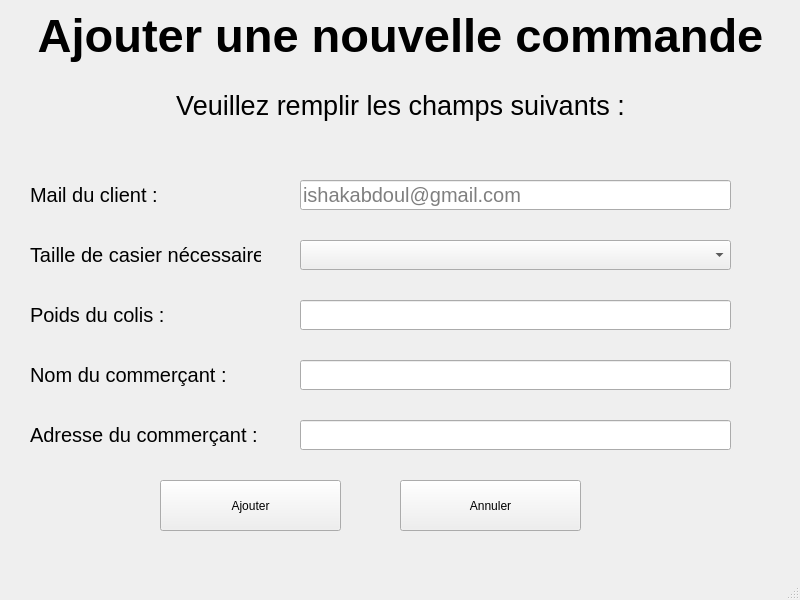
<?xml version="1.0" encoding="UTF-8"?>
<ui version="4.0">
 <class>ajoutcommande</class>
 <widget class="QMainWindow" name="ajoutcommande">
  <property name="geometry">
   <rect>
    <x>0</x>
    <y>0</y>
    <width>800</width>
    <height>600</height>
   </rect>
  </property>
  <property name="windowTitle">
   <string>MainWindow</string>
  </property>
  <widget class="QWidget" name="centralwidget">
   <widget class="QLabel" name="label">
    <property name="geometry">
     <rect>
      <x>0</x>
      <y>0</y>
      <width>801</width>
      <height>71</height>
     </rect>
    </property>
    <property name="font">
     <font>
      <pointsize>35</pointsize>
      <bold>true</bold>
     </font>
    </property>
    <property name="text">
     <string>Ajouter une nouvelle commande</string>
    </property>
    <property name="alignment">
     <set>Qt::AlignmentFlag::AlignCenter</set>
    </property>
   </widget>
   <widget class="QLabel" name="label_2">
    <property name="geometry">
     <rect>
      <x>0</x>
      <y>70</y>
      <width>801</width>
      <height>71</height>
     </rect>
    </property>
    <property name="font">
     <font>
      <pointsize>20</pointsize>
      <bold>false</bold>
     </font>
    </property>
    <property name="text">
     <string>Veuillez remplir les champs suivants :</string>
    </property>
    <property name="alignment">
     <set>Qt::AlignmentFlag::AlignCenter</set>
    </property>
   </widget>
   <widget class="QLabel" name="label_3">
    <property name="geometry">
     <rect>
      <x>30</x>
      <y>180</y>
      <width>231</width>
      <height>30</height>
     </rect>
    </property>
    <property name="font">
     <font>
      <pointsize>15</pointsize>
     </font>
    </property>
    <property name="text">
     <string>Mail du client :</string>
    </property>
   </widget>
   <widget class="QLabel" name="label_4">
    <property name="geometry">
     <rect>
      <x>30</x>
      <y>240</y>
      <width>231</width>
      <height>30</height>
     </rect>
    </property>
    <property name="font">
     <font>
      <pointsize>15</pointsize>
     </font>
    </property>
    <property name="text">
     <string>Taille de casier nécessaire : </string>
    </property>
   </widget>
   <widget class="QLabel" name="label_5">
    <property name="geometry">
     <rect>
      <x>30</x>
      <y>300</y>
      <width>231</width>
      <height>30</height>
     </rect>
    </property>
    <property name="font">
     <font>
      <pointsize>15</pointsize>
     </font>
    </property>
    <property name="text">
     <string>Poids du colis :</string>
    </property>
   </widget>
   <widget class="QLabel" name="label_6">
    <property name="geometry">
     <rect>
      <x>30</x>
      <y>360</y>
      <width>231</width>
      <height>30</height>
     </rect>
    </property>
    <property name="font">
     <font>
      <pointsize>15</pointsize>
     </font>
    </property>
    <property name="text">
     <string>Nom du commerçant :</string>
    </property>
   </widget>
   <widget class="QLabel" name="label_7">
    <property name="geometry">
     <rect>
      <x>30</x>
      <y>420</y>
      <width>231</width>
      <height>30</height>
     </rect>
    </property>
    <property name="font">
     <font>
      <pointsize>15</pointsize>
     </font>
    </property>
    <property name="text">
     <string>Adresse du commerçant :</string>
    </property>
   </widget>
   <widget class="QLineEdit" name="lineEdit_mail">
    <property name="geometry">
     <rect>
      <x>300</x>
      <y>180</y>
      <width>431</width>
      <height>30</height>
     </rect>
    </property>
    <property name="font">
     <font>
      <pointsize>15</pointsize>
     </font>
    </property>
    <property name="placeholderText">
     <string>ishakabdoul@gmail.com</string>
    </property>
   </widget>
   <widget class="QLineEdit" name="lineEdit_poids">
    <property name="geometry">
     <rect>
      <x>300</x>
      <y>300</y>
      <width>431</width>
      <height>30</height>
     </rect>
    </property>
    <property name="font">
     <font>
      <pointsize>15</pointsize>
     </font>
    </property>
   </widget>
   <widget class="QLineEdit" name="lineEdit_nom">
    <property name="geometry">
     <rect>
      <x>300</x>
      <y>360</y>
      <width>431</width>
      <height>30</height>
     </rect>
    </property>
    <property name="font">
     <font>
      <pointsize>15</pointsize>
     </font>
    </property>
   </widget>
   <widget class="QLineEdit" name="lineEdit_adresse">
    <property name="geometry">
     <rect>
      <x>300</x>
      <y>420</y>
      <width>431</width>
      <height>30</height>
     </rect>
    </property>
    <property name="font">
     <font>
      <pointsize>15</pointsize>
     </font>
    </property>
   </widget>
   <widget class="QComboBox" name="comboBox_taille">
    <property name="enabled">
     <bool>true</bool>
    </property>
    <property name="geometry">
     <rect>
      <x>300</x>
      <y>240</y>
      <width>431</width>
      <height>30</height>
     </rect>
    </property>
    <property name="font">
     <font>
      <pointsize>15</pointsize>
     </font>
    </property>
    <property name="currentText">
     <string/>
    </property>
    <property name="currentIndex">
     <number>-1</number>
    </property>
   </widget>
   <widget class="QPushButton" name="pushButton_ajouter">
    <property name="geometry">
     <rect>
      <x>160</x>
      <y>480</y>
      <width>181</width>
      <height>51</height>
     </rect>
    </property>
    <property name="text">
     <string>Ajouter</string>
    </property>
   </widget>
   <widget class="QPushButton" name="pushButton_annuler">
    <property name="geometry">
     <rect>
      <x>400</x>
      <y>480</y>
      <width>181</width>
      <height>51</height>
     </rect>
    </property>
    <property name="text">
     <string>Annuler</string>
    </property>
   </widget>
  </widget>
  <widget class="QMenuBar" name="menubar">
   <property name="geometry">
    <rect>
     <x>0</x>
     <y>0</y>
     <width>800</width>
     <height>22</height>
    </rect>
   </property>
  </widget>
  <widget class="QStatusBar" name="statusbar"/>
 </widget>
 <resources/>
 <connections/>
</ui>
